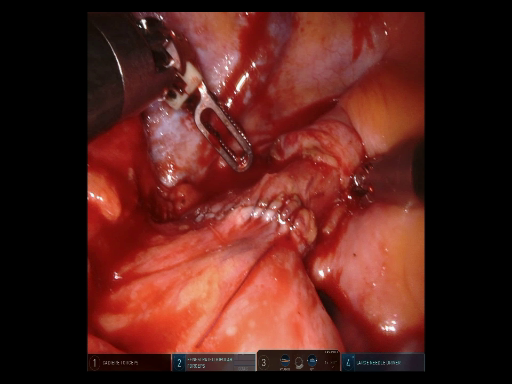
#> input picture data/ori_imgs/4_5.png, 512 x 384 px, found by its file name
$ python testH.py
#> lines starting #> are read from the running program, lines starting #| are printed output that depends on the picture
import cv2
import numpy as np
from math import cos,sin

path = "E:\Datasets\surgical\ori_imgs\\4_5.png"
img = cv2.imread(path)
#> img is the input picture: shape (384, 512, 3); mean B, G, R 29.3, 35.6, 86.6
rows,cols,ch = img.shape
#> rows = 384; cols = 512; ch = 3
pts1 = np.float32([[50,50],[200,50],[50,200],[50,20]])
pts2 = np.float32([[10,100],[200,50],[100,250],[50,80]])
# M1 = cv2.getAffineTransform(pts1,pts2)  # 3 pairs
M2 = cv2.findHomography(pts1,pts2)  # 6 pairs
print(M2)
M3 = cv2.getPerspectiveTransform(pts1,pts2)  # 4 pairs
print(M3)
M1 = np.array([1,0,0,
               0,1,0,
               -0.0003,-0.000,1],dtype=np.float64).reshape((3,3))
# print(M1)
dst = cv2.warpPerspective(img,M1,(cols,rows))  # Only receive 2*3 affine transformation
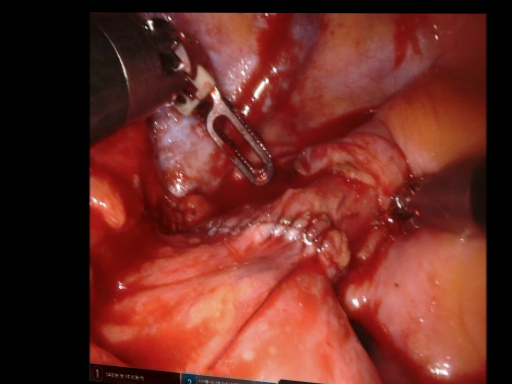
#> dst: shape (384, 512, 3); mean B, G, R 36.1, 44.4, 108.6
# #
dst = np.concatenate((img, dst), axis=1)
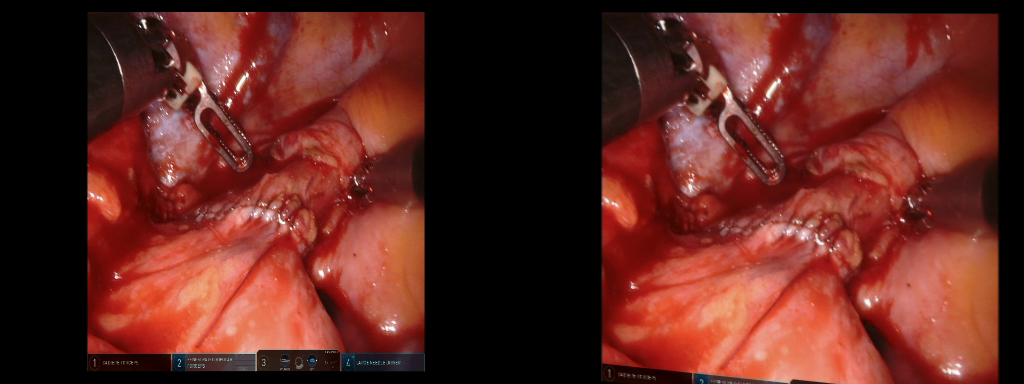
#> dst: shape (384, 1024, 3); mean B, G, R 32.7, 40, 97.6
cv2.imshow("",dst)
cv2.waitKey(0)

kp2_new = np.matmul(M1,np.hstack((3,4,1)))
print("kkkk",kp2_new)
kp2_new = (kp2_new/kp2_new[2])[:2]
print("lkl;k;l",kp2_new)
